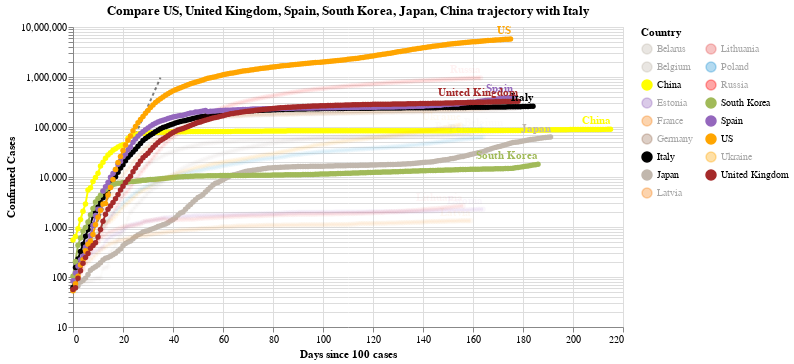

Write notebook code for a chart like this one.
### Code cell
#hide_input
chart2 = make_since_chart(dff2, ['US', 'United Kingdom', 'Spain', 'South Korea', 'Japan', 'China'], baseline_countries)
chart2

### Figure 1 — Vega-Lite specification as saved in the notebook (floating-point values rounded to 4 significant figures; data arrays with more than 128 entries replaced by an {"elided": "..."} marker saying what was removed)
{"config": {"view": {"continuousWidth": 400, "continuousHeight": 300}}, "layer": [{"data": {"name": "data-628230001892d6798b50651be41d1b3e"}, "mark": {"type": "line", "color": "black", "opacity": 0.5, "strokeDash": [3, 3]}, "encoding": {"x": {"type": "quantitative", "field": "Days since 100 cases"}, "y": {"type": "quantitative", "field": "Confirmed Cases"}}}, {"data": {"name": "data-4f3b8a4dba44ee4ddb9a41984741d8ef"}, "mark": {"type": "line", "point": true}, "encoding": {"color": {"type": "nominal", "field": "Country", "legend": {"columns": 2}, "scale": {"domain": ["Belarus", "Belgium", "China", "Estonia", "France", "Germany", "Italy", "Japan", "Latvia", "Lithuania", "Poland", "Russia", "South Korea", "Spain", "US", "Ukraine", "United Kingdom"], "range": ["#C1B7AD", "#C1B7AD", "yellow", "#9467bd", "#F58518", "#9D755D", "black", "#C1B7AD", "#F58518", "#E45756", "#2495D3", "red", "#A1BA59", "#9467bd", "orange", "orange", "brown"]}}, "opacity": {"condition": {"value": 1, "selection": "selector007"}, "value": 0.05}, "tooltip": [{"type": "nominal", "field": "Country"}, {"type": "temporal", "field": "Date"}, {"type": "quantitative", "field": "Confirmed Cases"}, {"type": "quantitative", "field": "Days since 100 cases"}], "x": {"type": "quantitative", "field": "Days since 100 cases"}, "y": {"type": "quantitative", "field": "Confirmed Cases", "scale": {"type": "log"}}}, "selection": {"selector007": {"type": "multi", "fields": ["Country"], "bind": "legend", "init": [{"Country": "US"}, {"Country": "United Kingdom"}, {"Country": "Spain"}, {"Country": "South Korea"}, {"Country": "Japan"}, {"Country": "China"}, {"Country": "Italy"}]}}, "width": 550}, {"data": {"name": "data-4f3b8a4dba44ee4ddb9a41984741d8ef"}, "mark": {"type": "text", "align": "right", "dy": -8, "fontWeight": "bold"}, "encoding": {"color": {"type": "nominal", "field": "Country", "legend": {"columns": 2}, "scale": {"domain": ["Belarus", "Belgium", "China", "Estonia", "France", "Germany", "Italy", "Japan", "Latvia", "Lithuania", "Poland", "Russia", "South Korea", "Spain", "US", "Ukraine", "United Kingdom"], "range": ["#C1B7AD", "#C1B7AD", "yellow", "#9467bd", "#F58518", "#9D755D", "black", "#C1B7AD", "#F58518", "#E45756", "#2495D3", "red", "#A1BA59", "#9467bd", "orange", "orange", "brown"]}}, "opacity": {"condition": {"value": 1, "selection": "selector007"}, "value": 0.05}, "text": {"type": "nominal", "field": "Country"}, "tooltip": [{"type": "nominal", "field": "Country"}, {"type": "temporal", "field": "Date"}, {"type": "quantitative", "field": "Confirmed Cases"}, {"type": "quantitative", "field": "Days since 100 cases"}], "x": {"type": "quantitative", "field": "Days since 100 cases"}, "y": {"type": "quantitative", "field": "Confirmed Cases", "scale": {"type": "log"}}}, "transform": [{"filter": "(datum['Date'] >= 1598227200000)"}], "width": 550}], "title": "Compare US, United Kingdom, Spain, South Korea, Japan, China trajectory with Italy", "$schema": "https://vega.github.io/schema/vega-lite/v4.0.2.json", "datasets": {"data-628230001892d6798b50651be41d1b3e": [{"Days since 100 cases": 0, "Confirmed Cases": 100.0}, {"Days since 100 cases": 1, "Confirmed Cases": 130.0}, {"Days since 100 cases": 2, "Confirmed Cases": 169.0}, {"Days since 100 cases": 3, "Confirmed Cases": 219.7}, {"Days since 100 cases": 4, "Confirmed Cases": 285.6}, {"Days since 100 cases": 5, "Confirmed Cases": 371.3}, {"Days since 100 cases": 6, "Confirmed Cases": 482.7}, {"Days since 100 cases": 7, "Confirmed Cases": 627.5}, {"Days since 100 cases": 8, "Confirmed Cases": 815.7}, {"Days since 100 cases": 9, "Confirmed Cases": 1060.0}, {"Days since 100 cases": 10, "Confirmed Cases": 1379.0}, {"Days since 100 cases": 11, "Confirmed Cases": 1792.0}, {"Days since 100 cases": 12, "Confirmed Cases": 2330.0}, {"Days since 100 cases": 13, "Confirmed Cases": 3029.0}, {"Days since 100 cases": 14, "Confirmed Cases": 3937.0}, {"Days since 100 cases": 15, "Confirmed Cases": 5119.0}, {"Days since 100 cases": 16, "Confirmed Cases": 6654.0}, {"Days since 100 cases": 17, "Confirmed Cases": 8650.0}, {"Days since 100 cases": 18, "Confirmed Cases": 11250.0}, {"Days since 100 cases": 19, "Confirmed Cases": 14620.0}, {"Days since 100 cases": 20, "Confirmed Cases": 19000.0}, {"Days since 100 cases": 21, "Confirmed Cases": 24710.0}, {"Days since 100 cases": 22, "Confirmed Cases": 32120.0}, {"Days since 100 cases": 23, "Confirmed Cases": 41750.0}, {"Days since 100 cases": 24, "Confirmed Cases": 54280.0}, {"Days since 100 cases": 25, "Confirmed Cases": 70560.0}, {"Days since 100 cases": 26, "Confirmed Cases": 91730.0}, {"Days since 100 cases": 27, "Confirmed Cases": 119300.0}, {"Days since 100 cases": 28, "Confirmed Cases": 155000.0}, {"Days since 100 cases": 29, "Confirmed Cases": 201500.0}, {"Days since 100 cases": 30, "Confirmed Cases": 262000.0}, {"Days since 100 cases": 31, "Confirmed Cases": 340600.0}, {"Days since 100 cases": 32, "Confirmed Cases": 442800.0}, {"Days since 100 cases": 33, "Confirmed Cases": 575600.0}, {"Days since 100 cases": 34, "Confirmed Cases": 748300.0}, {"Days since 100 cases": 35, "Confirmed Cases": 972800.0}], "data-4f3b8a4dba44ee4ddb9a41984741d8ef": {"elided": "2969 records"}}}
